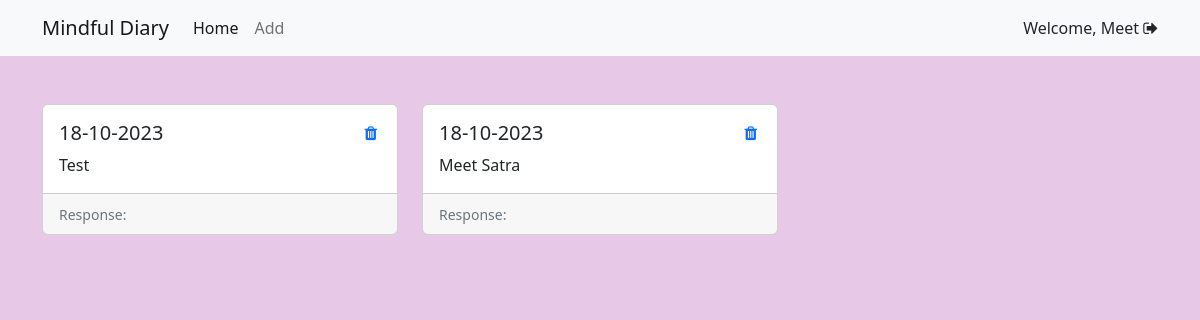
Page / (signed in) on the earlier database version.
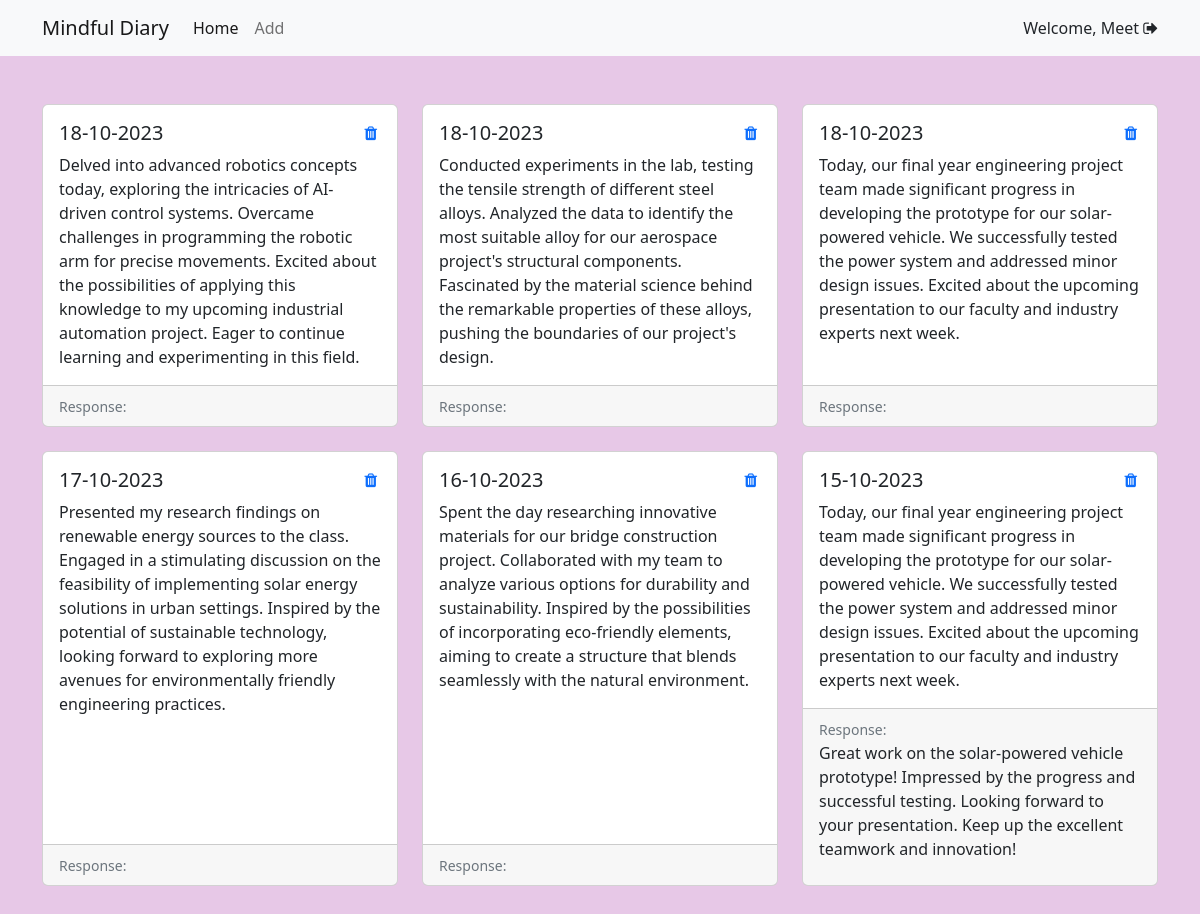
Same page on the later database version.
### home/models.py (models this page shows, shortened)
class JournalEntry(models.Model):
    user = models.ForeignKey(User, on_delete=models.CASCADE)
    date = models.DateField()
    entry_text = models.TextField()

class Feedback(models.Model):
    user = models.ForeignKey(User, on_delete=models.CASCADE)
    journal_entry = models.ForeignKey(JournalEntry, on_delete=models.CASCADE)
    feedback_text = models.TextField()
    timestamp = models.DateTimeField(auto_now_add=True)

### home/views.py (the view)
# urls.py: 2. Add a URL to urlpatterns:  path('', views.home, name='home')
@login_required(login_url="/login")
def home(request):
    journal_entries = JournalEntry.objects.all().order_by('-date')
    return render(request, "index.html", context = {'page':'Home','journal_entries': journal_entries})

### home/templates/index.html (shortened to what this page needs)
{% extends "base.html" %} {% block body %}
<nav class="navbar navbar-expand-lg bg-light">
    <div class="container">
        <a class="navbar-brand" href="/">Mindful Diary</a>
        <div class="collapse navbar-collapse" id="navbarSupportedContent">
            <ul class="navbar-nav me-auto mb-2 mb-lg-0">
                <li class="nav-item">
                    <a class="nav-link active" aria-current="page" href="">Home</a>
                </li>
                <li class="nav-item">
                    <a class="nav-link" aria-current="page" href="/add">Add</a>
                </li>
            </ul>
            <form class="d-flex" role="search">
                {% if request.user.is_authenticated %}
                <p class="my-auto">Welcome, {{request.user.first_name}}
                    <a style="color: inherit;" href="/logout"><i class="fa fa-sign-out"></i></a></p>
                {% else %}
                <a href="/login" class="btn btn-outline-success">Login</a>
                {% endif %}
            </form>
        </div>
    </div>
</nav>
<div class="container my-5">
    <div class="row row-cols-1 row-cols-md-3 g-4">
        {% for entry in journal_entries %}
        <div class="col">
            <div class="card h-100">
                <div class="card-body">
                    <div class="delete-button">
                        <a href="{% url 'delete_entry' entry.id %}"><i class="fa fa-trash" aria-hidden="true"></i></a>
                    </div>
                    <h5 class="card-title">{{ entry.date|date:"d-m-Y" }}</h5>
                    <p class="card-text">{{ entry.entry_text }}</p>
                </div>
                <div class="card-footer" id="response">
                    <small class="text-muted">Response:</small>
                    {% for feedback in entry.feedback_set.all %}
                    <p>{{ feedback.feedback_text }}</p>
                    {% endfor %}
                </div>
            </div>
        </div>
        {% endfor %}
    </div>
</div>
{% endblock body %}

### home/templates/base.html (shortened to what this page needs)
{% load static %}
<!DOCTYPE html>
<html lang="en">
<head>
    <link href="https://cdn.jsdelivr.net/npm/bootstrap@5.2.3/dist/css/bootstrap.min.css" rel="stylesheet"
>
    <link rel="stylesheet" href="https://cdnjs.cloudflare.com/ajax/libs/font-awesome/4.7.0/css/font-awesome.min.css">
    <link rel="stylesheet" href="{% static 'style.css' %}">
</head>
<body >
        {% block body %}
        {% endblock body %}
</body>
</html>

### home/static/style.css (style rules this page uses)
body { background-color: #e7c8e7; }
div .delete-button a { position: absolute; right: 20px; }

Differences in the rows shown:
removed JournalEntry: date "18-10-2023", entry_text "Test"
removed JournalEntry: date "18-10-2023", entry_text "Meet Satra"
added JournalEntry: date "18-10-2023", entry_text "Delved into advanced robotics concepts today, exploring the intricacies of AI-driven control systems. Overcame challenges in programming the robotic arm for precise movements. Excited about the possibilities of applying this knowledge to my upcoming industrial automation project. Eager to continue learning and experimenting in this field."
added JournalEntry: date "18-10-2023", entry_text "Conducted experiments in the lab, testing the tensile strength of different steel alloys. Analyzed the data to identify the most suitable alloy for our aerospace project's structural components. Fascinated by the material science behind the remarkable properties of these alloys, pushing the boundaries of our project's design."
added JournalEntry: date "18-10-2023", entry_text "Today, our final year engineering project team made significant progress in developing the prototype for our solar-powered vehicle. We successfully tested the power system and addressed minor design issues. Excited about the upcoming presentation to our faculty and industry experts next week."
added JournalEntry: date "17-10-2023", entry_text "Presented my research findings on renewable energy sources to the class. Engaged in a stimulating discussion on the feasibility of implementing solar energy solutions in urban settings. Inspired by the potential of sustainable technology, looking forward to exploring more avenues for environmentally friendly engineering practices."
added JournalEntry: date "16-10-2023", entry_text "Spent the day researching innovative materials for our bridge construction project. Collaborated with my team to analyze various options for durability and sustainability. Inspired by the possibilities of incorporating eco-friendly elements, aiming to create a structure that blends seamlessly with the natural environment."
added JournalEntry: date "15-10-2023", entry_text "Today, our final year engineering project team made significant progress in developing the prototype for our solar-powered vehicle. We successfully tested the power system and addressed minor design issues. Excited about the upcoming presentation to our faculty and industry experts next week."
added Feedback: feedback_text "Great work on the solar-powered vehicle prototype! Impressed by the progress and successful testing. Looking forward to your presentation. Keep up the excellent teamwork and innovation!", shown under JournalEntry (number 6 of 6 on the later page)
